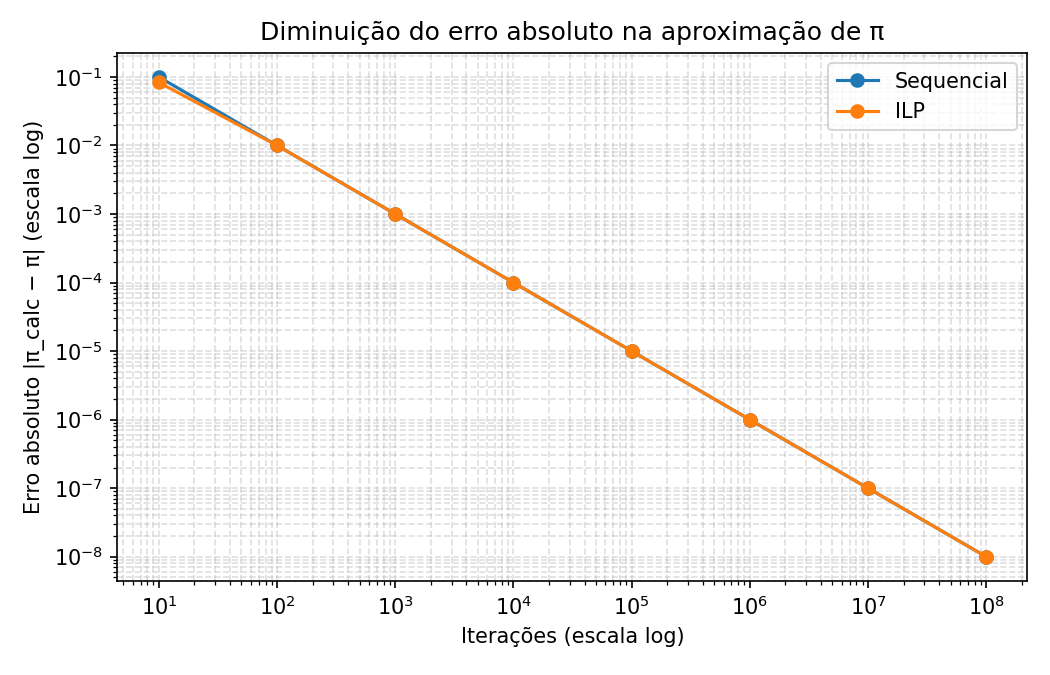

This figure's Python source:
#!/usr/bin/env python3
# Lê pi_results.csv e plota Erro Absoluto x Iteracoes (Sequencial vs ILP)

import csv
import math
import matplotlib.pyplot as plt

arquivo = "pi_results.csv"

# Coletar dados
series = {"Sequencial": {"iters": [], "erro": []},
          "ILP":        {"iters": [], "erro": []}}

with open(arquivo, newline="") as f:
    reader = csv.DictReader(f)
    for row in reader:
        metodo = row["Metodo"].strip()
        it = int(row["Iteracoes"])
        err = float(row["ErroAbsoluto"])
        if metodo in series:
            series[metodo]["iters"].append(it)
            series[metodo]["erro"].append(err)

# Ordenar por número de iterações (caso a CSV esteja fora de ordem)
for m in series:
    pares = sorted(zip(series[m]["iters"], series[m]["erro"]))
    series[m]["iters"] = [p[0] for p in pares]
    series[m]["erro"]  = [p[1] for p in pares]

# Plot: usar escala log para evidenciar a queda do erro
plt.figure(figsize=(7,4.5))
for m, sty in series.items():
    plt.plot(sty["iters"], sty["erro"], marker="o", label=m)

plt.xscale("log")
plt.yscale("log")
plt.xlabel("Iterações (escala log)")
plt.ylabel("Erro absoluto |π_calc − π| (escala log)")
plt.title("Diminuição do erro absoluto na aproximação de π")
plt.grid(True, which="both", linestyle="--", alpha=0.4)
plt.legend()
plt.tight_layout()
plt.savefig("grafico_erro_pi.png", dpi=150)
plt.show()
